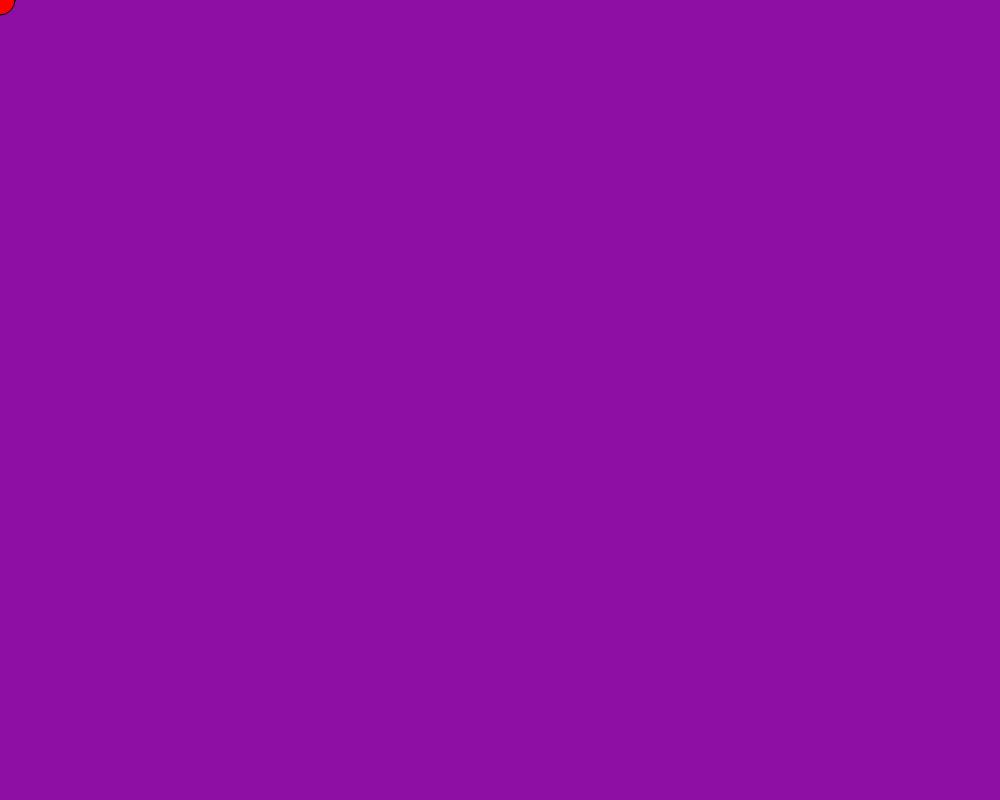
Frame 1 (no input)
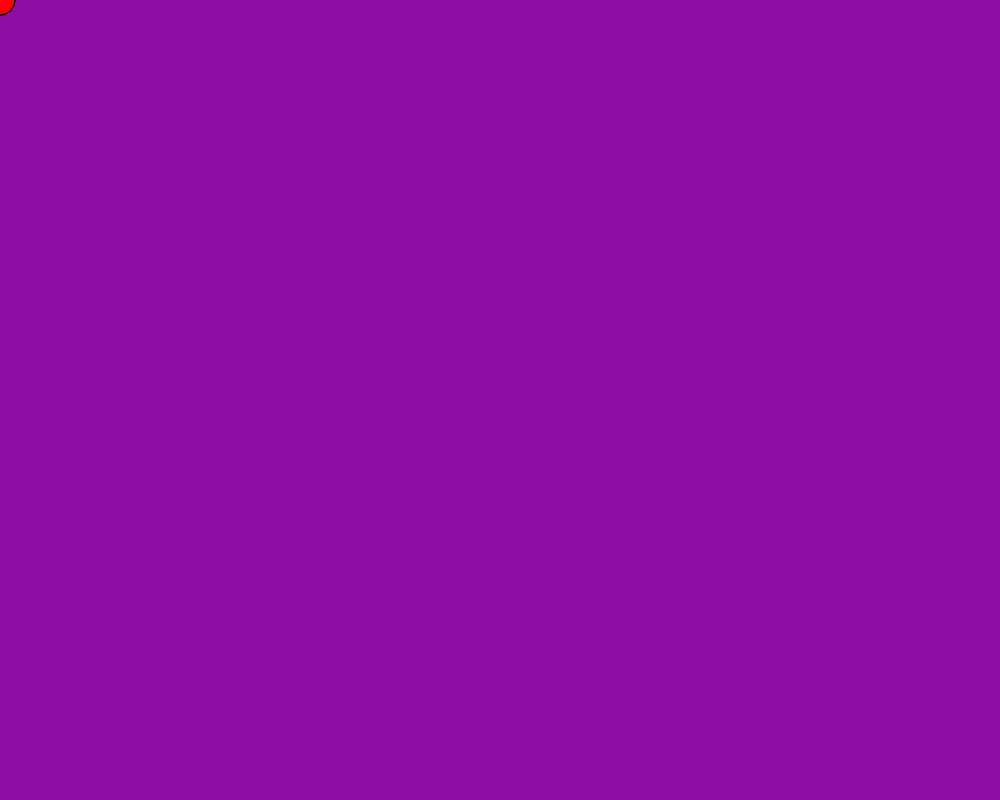
Frame 60 (no input)
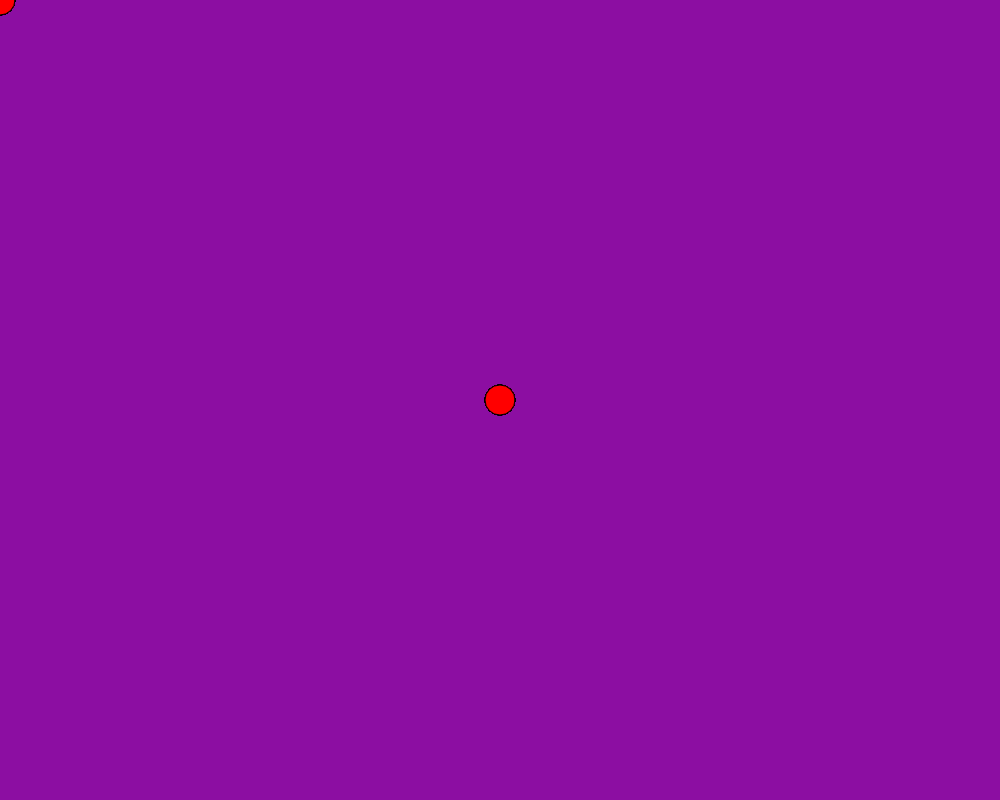
Frame 120 (the mouse pressed at the canvas centre since frame 60)

The p5.js sketch that drew these frames (run headless with seeded random() and noise() and a simulated clock; from frame 60 on, the mouse is pressed at the canvas centre):

// p5.js sketch
// ── sketch.js
function setup() {
  createCanvas(1000, 800);
  background("#8C0EA2");
}

function draw() {
  
  
  fill("red");
  stroke("black");
  
  if (mouseIsPressed);{
  circle(mouseX,mouseY,30);
  }
}
